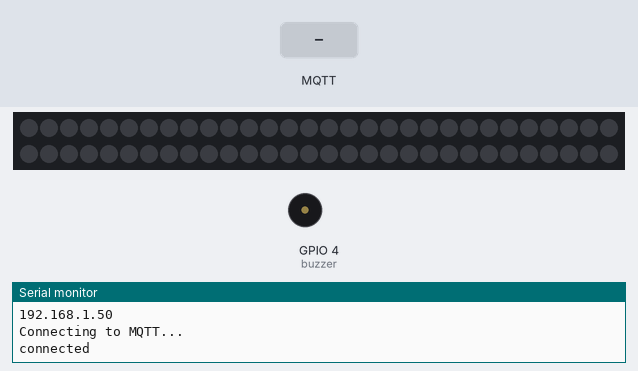
Bench run of a sketch on a simulated ESP8266 (NodeMCU). Shown: 60 RGB LEDs in strip order, left to right, continuing on the next row, buzzer (waves = sounding, pin HIGH), the last lines printed to the serial monitor. The inputs (shaded band) are chosen by the test bench. Dim RGB values are drawn brighter than linear; WiFi joins after 1.5 s; servers stay silent unless stated; network time is answered at once with the bench clock; the local clock reads 2024-03-15 10:24:30 at power-on unless the sketch sets it; no MQTT or app messages arrive unless stated.

Above: at 2.7 s.
2.8 s: MQTT message "timerOn" arrives on the first subscribed topic
At 4.0 s:
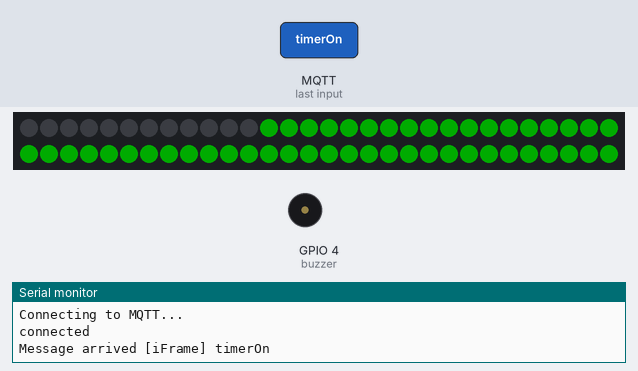
4.3 s: MQTT message "sunny" arrives on the first subscribed topic
At 5.3 s:
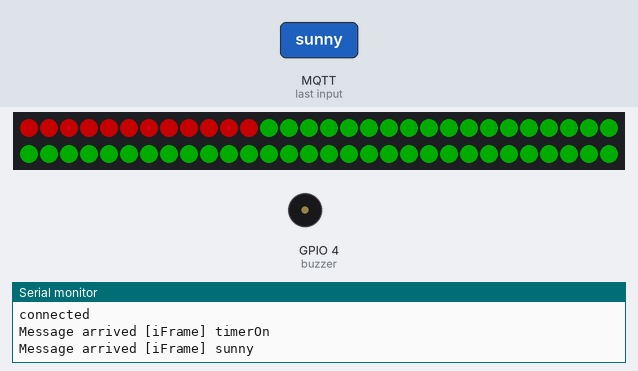
5.8 s: MQTT message "clock" arrives on the first subscribed topic
At 6.4 s:
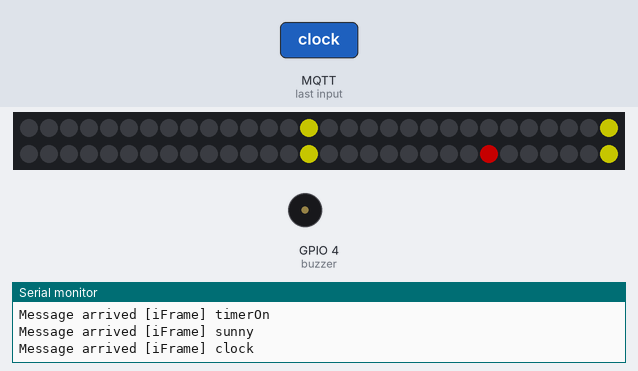
Timing chart, 0 to 8.8 s (numbered marks = the images above; inputs shaded):
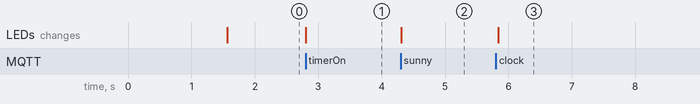

Measured:
- after the input at 2.8 s, the LEDs: change at once (image 1)
- after the input at 4.3 s, the LEDs: change at once (image 2)
- after the input at 5.8 s, the LEDs: change at once (image 3)

The sketch:

clockFrame.ino
```cpp
#include <FastLED.h>
#include <ESP8266WiFi.h>
#include <PubSubClient.h>
#include <NTPClient.h>
#include <WiFiUdp.h>
FASTLED_USING_NAMESPACE

#if defined(FASTLED_VERSION) && (FASTLED_VERSION < 3001000)
#warning "Requires FastLED 3.1 or later; check github for latest code."
#endif

WiFiUDP ntpUDP;
NTPClient timeClient(ntpUDP, "pool.ntp.org", 0, 60000);
WiFiClient espClient;
PubSubClient client(espClient);

#define DATA_PIN    3
//#define CLK_PIN   4
#define LED_TYPE    WS2812B
#define COLOR_ORDER GRB
#define NUM_LEDS    60
CRGB leds[NUM_LEDS];
#define BRIGHTNESS          96
#define FRAMES_PER_SECOND  120

int buzzer = 4;
const char* ssid     = "OnePlus5";
const char* password = "password123";
const char* mqttServer = "broker.i-dat.org";
const int mqttPort = 80;
uint8_t inc_payload[100]; // sting to store the incoming data from the publisher
String curr_payload;
uint8_t gHue = 0; // rotating "base color" used by many of the patterns
unsigned long delayStart = 0; // the time the delay started
bool delayRunning = false; // true if still waiting for delay to finish

void setup() {
  Serial.begin(9600);
  pinMode(buzzer, OUTPUT);
  // tell FastLED about the LED strip configuration
  FastLED.addLeds<LED_TYPE, DATA_PIN, COLOR_ORDER>(leds, NUM_LEDS).setCorrection(TypicalLEDStrip);
  //FastLED.addLeds<LED_TYPE,DATA_PIN,CLK_PIN,COLOR_ORDER>(leds, NUM_LEDS).setCorrection(TypicalLEDStrip);

  // set master brightness control
  FastLED.setBrightness(BRIGHTNESS);

  wifi_setup();

  client.setClient(espClient);
  client.setServer(mqttServer, mqttPort);
  client.setCallback(callback);
  while (!client.connected()) {
    Serial.println("Connecting to MQTT...");
    if (client.connect("ESP8266Client")) {
      Serial.println("connected");
    }
    else {
      Serial.print("failed with state ");
      Serial.print(client.state());
      delay(2000);
    }
  }
  client.publish("iFrame", "Hello ESP World");
  client.subscribe("iFrame");
  timeClient.begin();
  delayStart = millis();   // start delay
  delayRunning = true; // not finished yet
}

void flashRainbowLED(int timer) {
  delay(timer);
  noTone(buzzer);
  FastLED.show();
  fill_rainbow( leds, NUM_LEDS, gHue, 7);
  delay(timer);
  tone(buzzer, 1000);
  FastLED.show();
  fill_solid(leds, NUM_LEDS, CRGB::Black);
}

void flashSolidLED(int delayer, uint32_t color) {
  for (int e = 0; e < 5; e++) {
    delay(delayer);
    noTone(buzzer);
    FastLED.show();
    fill_solid( leds, NUM_LEDS, color);
    delay(delayer);
    tone(buzzer, 1000);
    FastLED.show();
    fill_solid(leds, NUM_LEDS, CRGB::Black);
  }
}

long lastReconnectAttempt = 0;

boolean reconnect() {
  if (client.connect("ESP8266Client")) {
    // Once connected, publish an announcement...
    client.publish("iFrame", "hello world");
    // ... and resubscribe
    client.subscribe("iFrame");
  }
  return client.connected();
}

void wifi_setup() {
  Serial.println();
  Serial.println();
  Serial.print("Connecting to ");
  Serial.println(ssid);

  /* Explicitly set the ESP8266 to be a WiFi-client, otherwise, it by default,
     would try to act as both a client and an access-point and could cause
     network-issues with your other WiFi-devices on your WiFi-network. */
  WiFi.mode(WIFI_STA);
  WiFi.begin(ssid, password);

  while (WiFi.status() != WL_CONNECTED) {
    delay(500);
    Serial.print(".");
  }

  Serial.println("");
  Serial.println("WiFi connected");
  Serial.println("IP address: ");
  Serial.println(WiFi.localIP());
}

void callback(char* topic, byte* payload, unsigned int length) {
  Serial.print("Message arrived [");
  Serial.print(topic);
  Serial.print("] ");
  for (int i = 0; i < length; i++) {
    Serial.print((char)payload[i]);
    inc_payload[i] = (char)payload[i];  // copies the payload to my_str
  }
  inc_payload[length] = '\0';
  Serial.println();
}

void clearPayload() {
  //Serial.flush(); // clears the buffer, you dont need this
  for (int r = 0; r < 7; r++) {
    inc_payload[r] = '\0'; // deletes each block
  }
}

void loop()
{
  if (!client.connected()) {
    long now = millis();
    if (now - lastReconnectAttempt > 5000) {
      lastReconnectAttempt = now;
      // Attempt to reconnect
      if (reconnect()) {
        lastReconnectAttempt = 0;
      }
    }
  } else {
    // Client connected
    client.loop();
    String curr_payload((char*)inc_payload); //convert to a string data type/////
    FastLED.show();

    // Switch on the LED if an 1 was received as first character
    if (curr_payload == "timerOn") {
      //Serial.print("LED on");
      fill_solid(leds, NUM_LEDS, CRGB::Green);
      clearPayload();
    }
    if (curr_payload == "timerOf") {
      //Serial.print("LED off");
      fill_solid(leds, NUM_LEDS, CRGB::Black);
      clearPayload();
    }
    //clearPayload();


    if (curr_payload == timeClient.getFormattedTime()) {
      flashSolidLED(2000, CRGB::Red);
      clearPayload();
      fill_solid(leds, NUM_LEDS, CRGB::Black);
      noTone(buzzer);
    }
    if (curr_payload == "sunny"){
      for (int i = 0; i <= 11; i++){
        leds[i] = CRGB::Red;
      }
    }
    else{
       for (int i = 0; i <= 11; i++){
        leds[i] = CRGB::Black;
      }
    }
    if (curr_payload == "clock"){


    timeClient.update();
    if (timeClient.getSeconds() == 1){
       leds[30] = CRGB::Green;
    }
    else{
       leds[30] = CRGB::Black;
    }
    //Minute 2
    if (timeClient.getSeconds() == 2){
       leds[31] = CRGB::Green;
    }
    else{
       leds[31] = CRGB::Black;
    }
    //Minute 3
    if (timeClient.getSeconds() == 3){
       leds[32] = CRGB::Green;
    }
    else{
       leds[32] = CRGB::Black;
    }
    //Minute 4
    if (timeClient.getSeconds() == 4){
       leds[33] = CRGB::Green;
    }
    else{
       leds[33] = CRGB::Black;
    }
    //Minute 5
    if (timeClient.getSeconds() == 5){
       leds[34] = CRGB::Green;
    }
    else{
       leds[34] = CRGB::Black;
    }
    //Minute 6
    if (timeClient.getSeconds() == 6){
       leds[35] = CRGB::Green;
    }
    else{
       leds[35] = CRGB::Black;
    }
    //Minute 7
    if (timeClient.getSeconds() == 7){
       leds[36] = CRGB::Green;
    }
    else{
       leds[36] = CRGB::Black;
    }
    //Minute 8
    if (timeClient.getSeconds() == 8){
       leds[37] = CRGB::Green;
    }
    else{
       leds[37] = CRGB::Black;
    }
    //Minute 9
    if (timeClient.getSeconds() == 9){
       leds[38] = CRGB::Green;
    }
    else{
       leds[38] = CRGB::Black;
    }
    //Minute 10
    if (timeClient.getSeconds() == 10){
       leds[39] = CRGB::Green;
    }
    else{
       leds[39] = CRGB::Black;
    }
    //Minute 11
    if (timeClient.getSeconds() == 11){
       leds[40] = CRGB::Green;
    }
    else{
       leds[40] = CRGB::Black;
    }
    //Minute 12
    if (timeClient.getSeconds() == 12){
       leds[41] = CRGB::Green;
    }
    else{
       leds[41] = CRGB::Black;
    }
    //Minute 13
    if (timeClient.getSeconds() == 13){
       leds[42] = CRGB::Green;
    }
    else{
       leds[42] = CRGB::Black;
    }
    //Minute 14
    if (timeClient.getSeconds() == 14){
       leds[43] = CRGB::Green;
    }
    else{
       leds[43] = CRGB::Black;
    }
    //Minute 15
    if (timeClient.getSeconds() == 15){
       leds[44] = CRGB::Green;
    }
    else{
       leds[44] = CRGB::Black;
    }
    //Minute 16
    if (timeClient.getSeconds() == 16){
       leds[45] = CRGB::Green;
    }
    else{
       leds[45] = CRGB::Black;
    }
    //Minute 17
    if (timeClient.getSeconds() == 17){
       leds[46] = CRGB::Green;
    }
    else{
       leds[46] = CRGB::Black;
    }
    //Minute 18
    if (timeClient.getSeconds() == 18){
       leds[47] = CRGB::Green;
    }
    else{
       leds[47] = CRGB::Black;
    }
    //Minute 19
    if (timeClient.getSeconds() == 19){
       leds[48] = CRGB::Green;
    }
    else{
       leds[48] = CRGB::Black;
    }
    //Minute 20
    if (timeClient.getSeconds() == 20){
       leds[49] = CRGB::Green;
    }
    else{
       leds[49] = CRGB::Black;
    }
    //Minute 21
    if (timeClient.getSeconds() == 21){
       leds[50] = CRGB::Green;
    }
    else{
       leds[50] = CRGB::Black;
    }
    //Minute 22
    if (timeClient.getSeconds() == 22){
       leds[51] = CRGB::Green;
    }
    else{
       leds[51] = CRGB::Black;
    }
    //Minute 23
    if (timeClient.getSeconds() == 23){
       leds[52] = CRGB::Green;
    }
    else{
       leds[52] = CRGB::Black;
    }
    //Minute 24
    if (timeClient.getSeconds() == 24){
       leds[53] = CRGB::Green;
    }
    else{
       leds[53] = CRGB::Black;
    }
    //Minute 25
    if (timeClient.getSeconds() == 25){
       leds[54] = CRGB::Green;
    }
    else{
       leds[54] = CRGB::Black;
    }
    //Minute 26
    if (timeClient.getSeconds() == 26){
       leds[55] = CRGB::Green;
    }
    else{
       leds[55] = CRGB::Black;
    }
    //Minute 27
    if (timeClient.getSeconds() == 27){
       leds[56] = CRGB::Green;
    }
    else{
       leds[56] = CRGB::Black;
    }
    //Minute 28
    if (timeClient.getSeconds() == 28){
       leds[57] = CRGB::Green;
    }
    else{
       leds[57] = CRGB::Black;
    }
    //Minute 29
    if (timeClient.getSeconds() == 29){
       leds[58] = CRGB::Green;
    }
    else{
       leds[58] = CRGB::Black;
    }
    //Minute 30
    if (timeClient.getSeconds() == 30){
       leds[59] = CRGB::Green;
    }
    else{
       leds[59] = CRGB::Black;
    }
    //Minute 31
    if (timeClient.getSeconds() == 31){
       leds[0] = CRGB::Green;
    }
    else{
       leds[0] = CRGB::Black;
    }
    //Minute 32
    if (timeClient.getSeconds() == 32){
       leds[1] = CRGB::Green;
    }
    else{
       leds[1] = CRGB::Black;
    }
    //Minute 33
    if (timeClient.getSeconds() == 33){
       leds[2] = CRGB::Green;
    }
    else{
       leds[2] = CRGB::Black;
    }
    //Minute 34
    if (timeClient.getSeconds() == 34){
       leds[3] = CRGB::Green;
    }
    else{
       leds[3] = CRGB::Black;
    }
    //Minute 35
    if (timeClient.getSeconds() == 35){
       leds[4] = CRGB::Green;
    }
    else{
       leds[4] = CRGB::Black;
    }
    //Minute 36
    if (timeClient.getSeconds() == 36){
       leds[5] = CRGB::Green;
    }
    else{
       leds[5] = CRGB::Black;
    }
    //Minute 37
    if (timeClient.getSeconds() == 37){
       leds[6] = CRGB::Green;
    }
    else{
       leds[6] = CRGB::Black;
    }
    //Minute 38
    if (timeClient.getSeconds() == 38){
       leds[7] = CRGB::Green;
    }
    else{
       leds[7] = CRGB::Black;
    }
    //Minute 39
    if (timeClient.getSeconds() == 39){
       leds[8] = CRGB::Green;
    }
    else{
       leds[8] = CRGB::Black;
    }
    //Minute 40
    if (timeClient.getSeconds() == 39){
       leds[9] = CRGB::Green;
    }
    else{
       leds[9] = CRGB::Black;
    }
    //Minute 41
    if (timeClient.getSeconds() == 40){
       leds[10] = CRGB::Green;
    }
    else{
       leds[10] = CRGB::Black;
    }
    //Minute 42
    if (timeClient.getSeconds() == 41){
       leds[11] = CRGB::Green;
    }
    else{
       leds[11] = CRGB::Black;
    }
    //Minute 43
    if (timeClient.getSeconds() == 42){
       leds[12] = CRGB::Green;
    }
    else{
       leds[12] = CRGB::Black;
    }
    //Minute 43
    if (timeClient.getSeconds() == 43){
       leds[13] = CRGB::Green;
    }
    else{
       leds[13] = CRGB::Black;
    }
    //Minute 44
    if (timeClient.getSeconds() == 44){
       leds[14] = CRGB::Green;
    }
    else{
       leds[14] = CRGB::Black;
    }
    //Minute 45
    if (timeClient.getSeconds() == 45){
       leds[15] = CRGB::Green;
    }
    else{
       leds[15] = CRGB::Black;
    }
    //Minute 46
    if (timeClient.getSeconds() == 46){
       leds[16] = CRGB::Green;
    }
    else{
       leds[16] = CRGB::Black;
    }
    //Minute 47
    if (timeClient.getSeconds() == 47){
       leds[17] = CRGB::Green;
    }
    else{
       leds[17] = CRGB::Black;
    }
    //Minute 48
    if (timeClient.getSeconds() == 48){
       leds[18] = CRGB::Green;
    }
    else{
       leds[18] = CRGB::Black;
    }
    //Minute 49
    if (timeClient.getSeconds() == 49){
       leds[19] = CRGB::Green;
    }
    else{
       leds[19] = CRGB::Black;
    }
    //Minute 50
    if (timeClient.getSeconds() == 50){
       leds[20] = CRGB::Green;
    }
    else{
       leds[20] = CRGB::Black;
    }
    //Minute 51
    if (timeClient.getSeconds() == 51){
       leds[21] = CRGB::Green;
    }
    else{
       leds[21] = CRGB::Black;
    }
    //Minute 52
    if (timeClient.getSeconds() == 52){
       leds[22] = CRGB::Green;
    }
    else{
       leds[22] = CRGB::Black;
    }
    //Minute 53
    if (timeClient.getSeconds() == 53){
       leds[23] = CRGB::Green;
    }
    else{
       leds[23] = CRGB::Black;
    }
    //Minute 54
    if (timeClient.getSeconds() == 54){
       leds[24] = CRGB::Green;
    }
    else{
       leds[24] = CRGB::Black;
    }
    //Minute 55
    if (timeClient.getSeconds() == 55){
       leds[25] = CRGB::Green;
    }
    else{
       leds[25] = CRGB::Black;
    }
    //Minute 56
    if (timeClient.getSeconds() == 56){
       leds[26] = CRGB::Green;
    }
    else{
       leds[26] = CRGB::Black;
    }
    //Minute 57
    if (timeClient.getSeconds() == 57){
       leds[27] = CRGB::Green;
    }
    else{
       leds[27] = CRGB::Black;
    }
    //Minute 58
    if (timeClient.getSeconds() == 58){
       leds[28] = CRGB::Green;
    }
    else{
       leds[28] = CRGB::Black;
    }
    //Minute 59
    if (timeClient.getSeconds() == 59){
       leds[29] = CRGB::Green;
    }
    else{
       leds[29] = CRGB::Black;
    }
     //Minute 1
    if (timeClient.getMinutes() == 1){
       leds[30] = CRGB::Red;
    }
    else{
       leds[30] = CRGB::Black;
    }
    //Minute 2
    if (timeClient.getMinutes() == 2){
       leds[31] = CRGB::Red;
    }
    else{
       leds[31] = CRGB::Black;
    }
    //Minute 3
    if (timeClient.getMinutes() == 3){
       leds[32] = CRGB::Red;
    }
    else{
       leds[32] = CRGB::Black;
    }
    //Minute 4
    if (timeClient.getMinutes() == 4){
       leds[33] = CRGB::Red;
    }
    else{
       leds[33] = CRGB::Black;
    }
    //Minute 5
    if (timeClient.getMinutes() == 5){
       leds[34] = CRGB::Red;
    }
    else{
       leds[34] = CRGB::Black;
    }
    //Minute 6
    if (timeClient.getMinutes() == 6){
       leds[35] = CRGB::Red;
    }
    else{
       leds[35] = CRGB::Black;
    }
    //Minute 7
    if (timeClient.getMinutes() == 7){
       leds[36] = CRGB::Red;
    }
    else{
       leds[36] = CRGB::Black;
    }
    //Minute 8
    if (timeClient.getMinutes() == 8){
       leds[37] = CRGB::Red;
    }
    else{
       leds[37] = CRGB::Black;
    }
    //Minute 9
    if (timeClient.getMinutes() == 9){
       leds[38] = CRGB::Red;
    }
    else{
       leds[38] = CRGB::Black;
    }
    //Minute 10
    if (timeClient.getMinutes() == 10){
       leds[39] = CRGB::Red;
    }
    else{
       leds[39] = CRGB::Black;
    }
    //Minute 11
    if (timeClient.getMinutes() == 11){
       leds[40] = CRGB::Red;
    }
    else{
       leds[40] = CRGB::Black;
    }
    //Minute 12
    if (timeClient.getMinutes() == 12){
       leds[41] = CRGB::Red;
    }
    else{
       leds[41] = CRGB::Black;
    }
    //Minute 13
    if (timeClient.getMinutes() == 13){
       leds[42] = CRGB::Red;
    }
    else{
       leds[42] = CRGB::Black;
    }
    //Minute 14
    if (timeClient.getMinutes() == 14){
       leds[43] = CRGB::Red;
    }
    else{
       leds[43] = CRGB::Black;
    }
    //Minute 15
    if (timeClient.getMinutes() == 15){
       leds[44] = CRGB::Red;
    }
    else{
       leds[44] = CRGB::Black;
    }
    //Minute 16
    if (timeClient.getMinutes() == 16){
       leds[45] = CRGB::Red;
    }
    else{
       leds[45] = CRGB::Black;
    }
    //Minute 17
    if (timeClient.getMinutes() == 17){
       leds[46] = CRGB::Red;
    }
    else{
       leds[46] = CRGB::Black;
    }
    //Minute 18
    if (timeClient.getMinutes() == 18){
       leds[47] = CRGB::Red;
    }
    else{
       leds[47] = CRGB::Black;
    }
    //Minute 19
    if (timeClient.getMinutes() == 19){
       leds[48] = CRGB::Red;
    }
    else{
       leds[48] = CRGB::Black;
    }
    //Minute 20
    if (timeClient.getMinutes() == 20){
       leds[49] = CRGB::Red;
    }
    else{
       leds[49] = CRGB::Black;
    }
    //Minute 21
    if (timeClient.getMinutes() == 21){
       leds[50] = CRGB::Red;
    }
    else{
       leds[50] = CRGB::Black;
    }
    //Minute 22
    if (timeClient.getMinutes() == 22){
       leds[51] = CRGB::Red;
    }
    else{
       leds[51] = CRGB::Black;
    }
    //Minute 23
    if (timeClient.getMinutes() == 23){
       leds[52] = CRGB::Red;
    }
    else{
       leds[52] = CRGB::Black;
    }
    //Minute 24
    if (timeClient.getMinutes() == 24){
       leds[53] = CRGB::Red;
    }
    else{
       leds[53] = CRGB::Black;
    }
    //Minute 25
    if (timeClient.getMinutes() == 25){
       leds[54] = CRGB::Red;
    }
    else{
       leds[54] = CRGB::Black;
    }
    //Minute 26
    if (timeClient.getMinutes() == 26){
       leds[55] = CRGB::Red;
    }
    else{
       leds[55] = CRGB::Black;
    }
    //Minute 27
    if (timeClient.getMinutes() == 27){
       leds[56] = CRGB::Red;
    }
    else{
       leds[56] = CRGB::Black;
    }
    //Minute 28
    if (timeClient.getMinutes() == 28){
       leds[57] = CRGB::Red;
    }
    else{
       leds[57] = CRGB::Black;
    }
    //Minute 29
    if (timeClient.getMinutes() == 29){
       leds[58] = CRGB::Red;
    }
    else{
       leds[58] = CRGB::Black;
    }
    //Minute 30
    if (timeClient.getMinutes() == 30){
       leds[59] = CRGB::Red;
    }
    else{
       leds[59] = CRGB::Black;
    }
    //Minute 31
    if (timeClient.getMinutes() == 31){
       leds[0] = CRGB::Red;
    }
    else{
       leds[0] = CRGB::Black;
    }
    //Minute 32
    if (timeClient.getMinutes() == 32){
       leds[1] = CRGB::Red;
    }
    else{
       leds[1] = CRGB::Black;
    }
    //Minute 33
    if (timeClient.getMinutes() == 33){
       leds[2] = CRGB::Red;
    }
    else{
       leds[2] = CRGB::Black;
    }
    //Minute 34
    if (timeClient.getMinutes() == 34){
       leds[3] = CRGB::Red;
    }
    else{
       leds[3] = CRGB::Black;
    }
    //Minute 35
    if (timeClient.getMinutes() == 35){
       leds[4] = CRGB::Red;
    }
    else{
       leds[4] = CRGB::Black;
    }
    //Minute 36
    if (timeClient.getMinutes() == 36){
       leds[5] = CRGB::Red;
    }
    else{
       leds[5] = CRGB::Black;
    }
    //Minute 37
    if (timeClient.getMinutes() == 37){
       leds[6] = CRGB::Red;
    }
    else{
       leds[6] = CRGB::Black;
    }
    //Minute 38
    if (timeClient.getMinutes() == 38){
       leds[7] = CRGB::Red;
    }
    else{
       leds[7] = CRGB::Black;
    }
    //Minute 39
    if (timeClient.getMinutes() == 39){
       leds[8] = CRGB::Red;
    }
    else{
       leds[8] = CRGB::Black;
    }
    //Minute 40
    if (timeClient.getMinutes() == 40){
       leds[9] = CRGB::Red;
    }
    else{
       leds[9] = CRGB::Black;
    }
    //Minute 41
    if (timeClient.getMinutes() == 41){
       leds[10] = CRGB::Red;
    }
    else{
       leds[10] = CRGB::Black;
    }
    //Minute 42
    if (timeClient.getMinutes() == 42){
       leds[11] = CRGB::Red;
    }
    else{
       leds[11] = CRGB::Black;
    }
    //Minute 43
    if (timeClient.getMinutes() == 43){
       leds[12] = CRGB::Red;
    }
    else{
       leds[12] = CRGB::Black;
    }
    //Minute 43
    if (timeClient.getMinutes() == 44){
       leds[13] = CRGB::Red;
    }
    else{
       leds[13] = CRGB::Black;
    }
    //Minute 44
    if (timeClient.getMinutes() == 45){
       leds[14] = CRGB::Red;
    }
    else{
       leds[14] = CRGB::Black;
    }
    //Minute 45
    if (timeClient.getMinutes() == 46){
       leds[15] = CRGB::Red;
    }
    else{
       leds[15] = CRGB::Black;
    }
    //Minute 46
    if (timeClient.getMinutes() == 47){
       leds[16] = CRGB::Red;
    }
    else{
       leds[16] = CRGB::Black;
    }
    //Minute 47
    if (timeClient.getMinutes() == 48){
       leds[17] = CRGB::Red;
    }
    else{
       leds[17] = CRGB::Black;
    }
    //Minute 48
    if (timeClient.getMinutes() == 49){
       leds[18] = CRGB::Red;
    }
    else{
       leds[18] = CRGB::Black;
    }
    //Minute 49
    if (timeClient.getMinutes() == 50){
       leds[19] = CRGB::Red;
    }
    else{
       leds[19] = CRGB::Black;
    }
    //Minute 50
    if (timeClient.getMinutes() == 51){
       leds[20] = CRGB::Red;
    }
    else{
       leds[20] = CRGB::Black;
    }
    //Minute 51
    if (timeClient.getMinutes() == 52){
       leds[21] = CRGB::Red;
    }
    else{
       leds[21] = CRGB::Black;
    }
    //Minute 52
    if (timeClient.getMinutes() == 53){
       leds[22] = CRGB::Red;
    }
    else{
       leds[22] = CRGB::Black;
    }
    //Minute 53
    if (timeClient.getMinutes() == 54){
       leds[23] = CRGB::Red;
    }
    else{
       leds[23] = CRGB::Black;
    }
    //Minute 54
    if (timeClient.getMinutes() == 55){
       leds[24] = CRGB::Red;
    }
    else{
       leds[24] = CRGB::Black;
    }
    //Minute 55
    if (timeClient.getMinutes() == 56){
       leds[25] = CRGB::Red;
    }
    else{
       leds[25] = CRGB::Black;
    }
    //Minute 56
    if (timeClient.getMinutes() == 57){
       leds[26] = CRGB::Red;
    }
    else{
       leds[26] = CRGB::Black;
    }
    //Minute 57
    if (timeClient.getMinutes() == 58){
       leds[27] = CRGB::Red;
    }
    else{
       leds[27] = CRGB::Black;
    }
    //Minute 58
    if (timeClient.getMinutes() == 59){
       leds[28] = CRGB::Red;
    }
    else{
       leds[28] = CRGB::Black;
    }

    leds[29] = CRGB::Yellow;
    leds[59] = CRGB::Yellow;


    leds[44] = CRGB::Yellow;
    leds[14] = CRGB::Yellow;

//    if (timeClient.getHours() == 23){
//       leds[24] = CRGB::Blue;
//    }
    }


    //Minute 1


  }


 }
```
